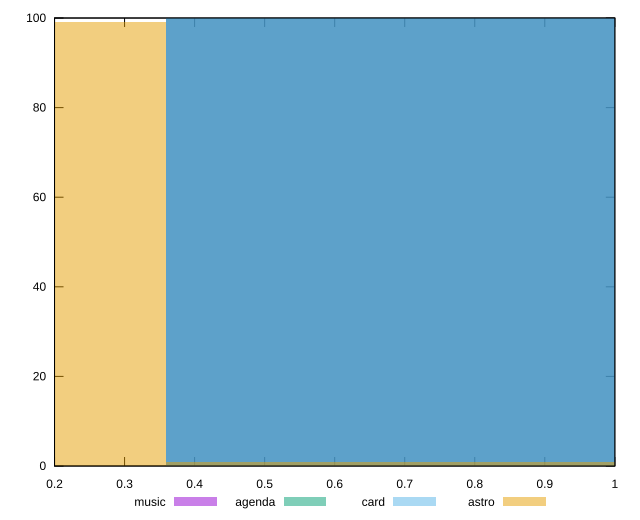

Reproduce this figure in gnuplot.
reset

$music <<EOF
0.7180978269321846 100
EOF

$agenda <<EOF
0.7180978269321846 100
EOF

$card <<EOF
0.7180978269321846 100
EOF

$astro <<EOF
0 99
0.7180978269321846 1
EOF

set key outside below
set boxwidth 0.7180978269321846
set xrange [0.2:1]
set yrange [0:100]
set trange [0:100]
set style fill transparent solid 0.5 noborder
set terminal svg size 640, 520 enhanced background rgb 'white'
set output "reports/report_00031_2021-02-24T23-18-18.084Z/first-meaningful-paint/comparison/histogram/all_score.svg"

plot $music title "music" with boxes, \
     $agenda title "agenda" with boxes, \
     $card title "card" with boxes, \
     $astro title "astro" with boxes

reset
